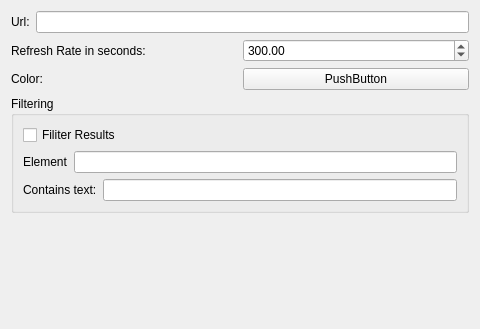
<ui version="4.0" >
 <class>AddGeoRSSLayerWidget</class>
 <widget class="QWidget" name="AddGeoRSSLayerWidget" >
  <property name="geometry" >
   <rect>
    <x>0</x>
    <y>0</y>
    <width>480</width>
    <height>329</height>
   </rect>
  </property>
  <property name="windowTitle" >
   <string>Form</string>
  </property>
  <layout class="QVBoxLayout" >
   <item>
    <layout class="QHBoxLayout" >
     <item>
      <widget class="QLabel" name="_url" >
       <property name="text" >
        <string>Url:</string>
       </property>
      </widget>
     </item>
     <item>
      <widget class="QLineEdit" name="_urlEdit" />
     </item>
    </layout>
   </item>
   <item>
    <layout class="QHBoxLayout" >
     <item>
      <widget class="QLabel" name="label" >
       <property name="text" >
        <string>Refresh Rate in seconds:</string>
       </property>
      </widget>
     </item>
     <item>
      <widget class="QDoubleSpinBox" name="_refreshRate" >
       <property name="maximum" >
        <double>10000000.000000000000000</double>
       </property>
       <property name="value" >
        <double>300.000000000000000</double>
       </property>
      </widget>
     </item>
    </layout>
   </item>
   <item>
    <layout class="QHBoxLayout" >
     <item>
      <widget class="QLabel" name="label_4" >
       <property name="text" >
        <string>Color:</string>
       </property>
      </widget>
     </item>
     <item>
      <widget class="QtTools::ColorButton" name="_colorButton" >
       <property name="text" >
        <string>PushButton</string>
       </property>
      </widget>
     </item>
    </layout>
   </item>
   <item>
    <widget class="QGroupBox" name="groupBox" >
     <property name="title" >
      <string>Filtering</string>
     </property>
     <layout class="QVBoxLayout" >
      <item>
       <widget class="QCheckBox" name="_enableFiltering" >
        <property name="text" >
         <string>Filiter Results</string>
        </property>
       </widget>
      </item>
      <item>
       <layout class="QHBoxLayout" >
        <item>
         <widget class="QLabel" name="label_2" >
          <property name="text" >
           <string>Element</string>
          </property>
         </widget>
        </item>
        <item>
         <widget class="QLineEdit" name="_elementFilter" />
        </item>
       </layout>
      </item>
      <item>
       <layout class="QHBoxLayout" >
        <item>
         <widget class="QLabel" name="label_3" >
          <property name="text" >
           <string>Contains text:</string>
          </property>
         </widget>
        </item>
        <item>
         <widget class="QLineEdit" name="_valueFilter" />
        </item>
       </layout>
      </item>
     </layout>
    </widget>
   </item>
   <item>
    <spacer>
     <property name="orientation" >
      <enum>Qt::Vertical</enum>
     </property>
     <property name="sizeHint" >
      <size>
       <width>20</width>
       <height>40</height>
      </size>
     </property>
    </spacer>
   </item>
  </layout>
 </widget>
 <customwidgets>
  <customwidget>
   <class>QtTools::ColorButton</class>
   <extends>QPushButton</extends>
   <header>QtTools/ColorButton.h</header>
  </customwidget>
 </customwidgets>
 <resources/>
 <connections/>
</ui>
